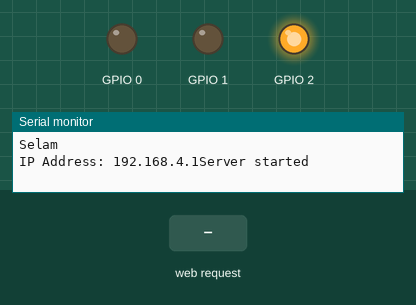
This sketch was run on a simulated ESP8266 (NodeMCU). Parts: output pins drawn as LEDs (lit = HIGH), the last lines printed to the serial monitor. Inputs (shaded band) come from the test bench.

Above: at 6.2 s.
6.3 s: HTTP request GET /on received
At 6.9 s:
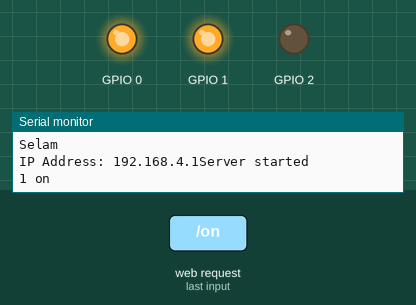
7.8 s: HTTP request GET /off received
At 9.2 s:
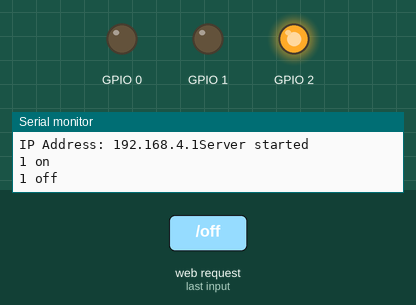
Timing chart, 0 to 10.8 s (numbered marks = the images above; inputs shaded):
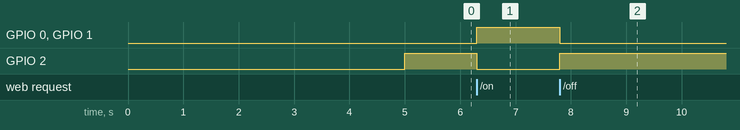

Measured:
- after the input at 6.3 s, GPIO 0, GPIO 1: LOW → HIGH at once; GPIO 2: HIGH → LOW at once
- after the input at 7.8 s, GPIO 0, GPIO 1: HIGH → LOW at once; GPIO 2: LOW → HIGH at once

The sketch:

server_side.ino
```cpp
#include <ESP8266WebServer.h>
#include <WiFiClient.h>
#include <ESP8266WiFi.h>


#ifndef SSSID

#define SSSID "Thermostat"
#define PWD "omergthermostat"
#endif

const char *ssid = SSSID;
const char *password = PWD;

ESP8266WebServer server(80);

void set1On()
{

  digitalWrite(1, HIGH); //tx

  digitalWrite(0, HIGH);
  digitalWrite(2, LOW);

  String s = "\r\n\r\n <!DOCTYPE HTML>\r\n<html>";
  s += "1 is on</html>\r\n\r\n";

  server.send(200, "text/html", s);
  Serial.println("1 on");
}

void set1Off()
{

  digitalWrite(1, LOW);
  digitalWrite(2, HIGH);
  digitalWrite(0, LOW);

  String s = "\r\n\r\n <!DOCTYPE HTML>\r\n<html>";
  s += "1 is off</html>\r\n\r\n";

  server.send(200, "text/html", s);
  Serial.println("1 off");
}

void handleRoot() {
  server.send(200, "text/html", "<h1>You are connected</h1>");
}

void setup() {
  Serial.begin(115200);
  Serial.println("Selam");
  delay(5000);

  pinMode(1, OUTPUT);
  pinMode(0, OUTPUT);
  pinMode(2, OUTPUT);

  digitalWrite(1, LOW);
  digitalWrite(0, LOW);
  digitalWrite(2, HIGH);


  WiFi.softAP(ssid, password);

  IPAddress myIp = WiFi.softAPIP();
  Serial.print("IP Address: ");
  Serial.print(myIp);
  server.on("/", handleRoot);
  server.on("/on", set1On);
  server.on("/off", set1Off);

  server.begin();

  Serial.println("Server started");


}

void loop() {

  server.handleClient();


}
```
